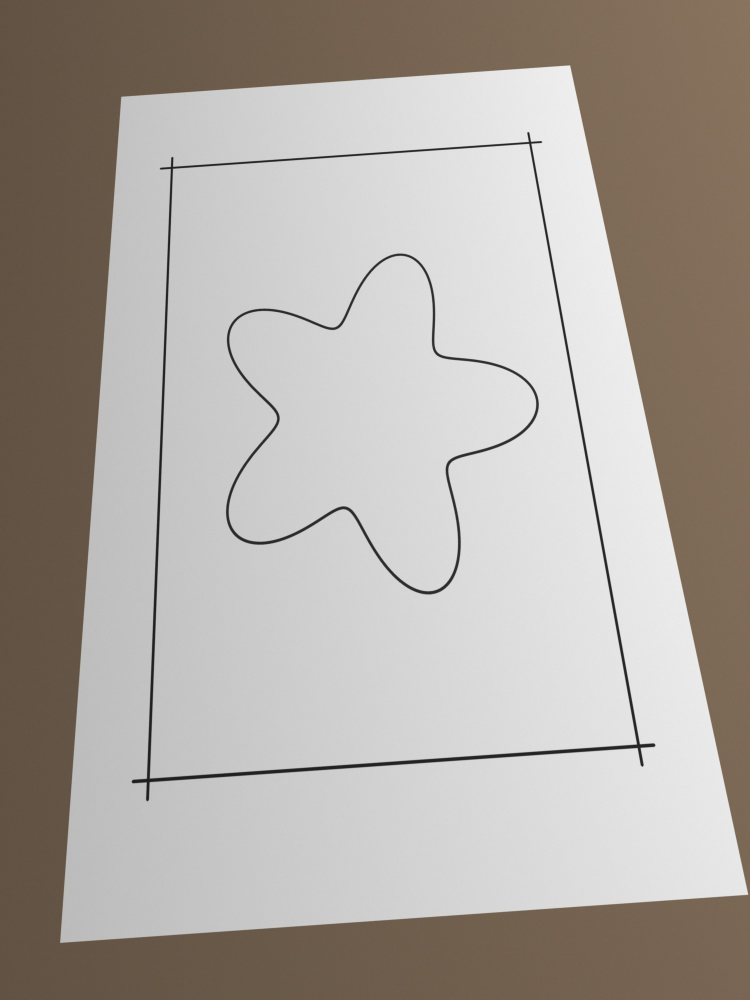
#> input picture exploraciones/css/area-marco/prueba/foto_prueba.jpg, 1500 x 2000 px (shown at 1/2 size)
$ python -i area_core.py   (imports and definitions only)
#> lines starting #> are read from the running program, lines starting #| are printed output that depends on the picture; after the words box and inside, x2 and y2 are one past the last pixel; in counts of white or black regions, pixels touching at a corner belong together
#> further down, picture is the input picture: shape (2000, 1500, 3); mean B, G, R 161.9, 168.1, 174.5
"""
Núcleo de cálculo de la aplicación «Área con marco rectangular».

Es el mismo algoritmo del cuaderno AREA_CONTORNO_BORDE_RECTANGULO.ipynb,
reorganizado en pasos para que una interfaz (web o Colab) pregunte entre
uno y otro. No depende de Colab. Solo usa numpy y OpenCV.

Flujo:
    med = Medicion(imagen_bgr)        # umbral adaptativo
    med.detectar()                    # anillos y candidatos a marco
    med.opcion_marco(i)               # imagen con el candidato i
    med.confirmar_marco(i)            # ajusta esquinas, busca figuras
    med.opcion_figura(j)              # imagen con la figura j
    med.calcular(j, LADO_1_MM, LADO_2_MM)
"""

import cv2
import numpy as np

# ==============================
# PARÁMETROS
# ==============================

UMBRAL_BLOQUE = 31
UMBRAL_C = 6
AREA_MIN_CONTORNO = 100
CELDA_MM = 5.0
RESOLUCION_VISTA = 4.0
LADO_MAX_PRESENTACION = 1200   # px del lado mayor de las imágenes que se muestran
CALIDAD_JPEG = 85


# ==============================
# FUNCIONES GEOMÉTRICAS
# ==============================

# [81 lines left out: functions area_poligono, transformar, ordenar_esquinas, ajustar_recta, interseccion, validar_lado and 1 more, not called in this run]


# ==============================
# MEDICIÓN
# ==============================

class Medicion:

    def __init__(self, imagen):
        if imagen is None or imagen.ndim != 3 or imagen.shape[2] != 3:
            raise ValueError("La fotografía no se pudo leer.")
        self.imagen = imagen
        self.alto, self.ancho = imagen.shape[:2]
#> self.alto = 2000; self.ancho = 1500
        # Trazo de las líneas de selección proporcional a la foto,
        # para que se vean en la pantalla de un celular.
        self.trazo = max(3, round(max(self.alto, self.ancho) / 250))
#> self.trazo = 8

        # No se cierran aberturas automáticamente.
        gris = cv2.GaussianBlur(cv2.cvtColor(imagen, cv2.COLOR_BGR2GRAY), (5, 5), 0)
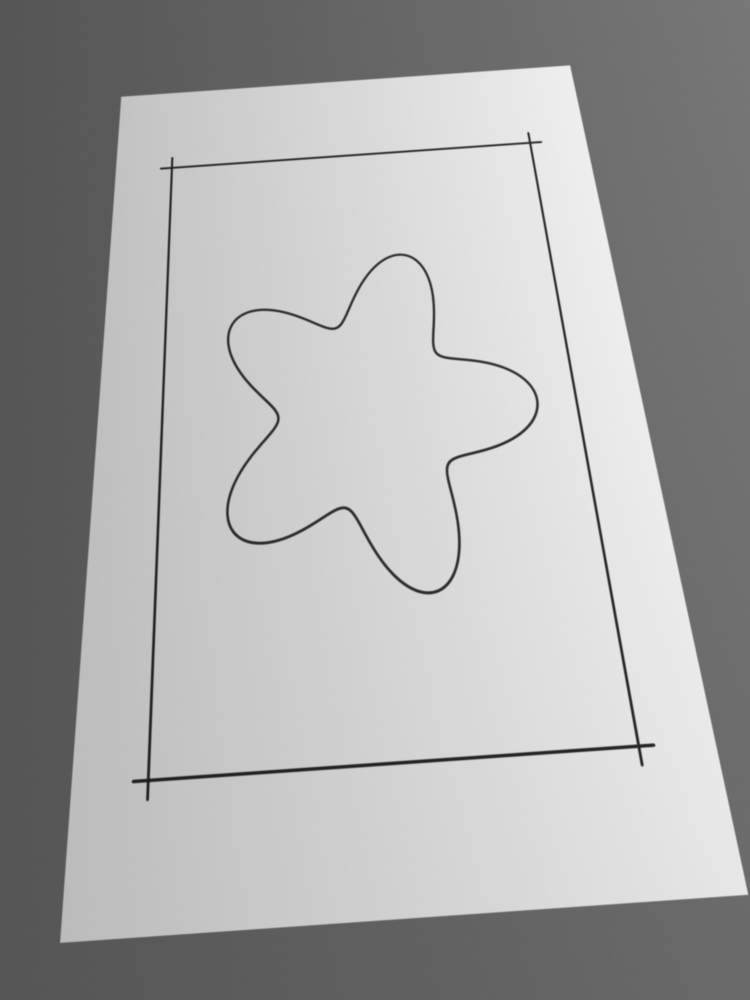
#> gris: shape (2000, 1500) (shown at 1/2 size); min 30, max 239, mean 169.3
        self.binaria = cv2.adaptiveThreshold(
            gris, 255, cv2.ADAPTIVE_THRESH_GAUSSIAN_C, cv2.THRESH_BINARY_INV,
            UMBRAL_BLOQUE, UMBRAL_C,
        )
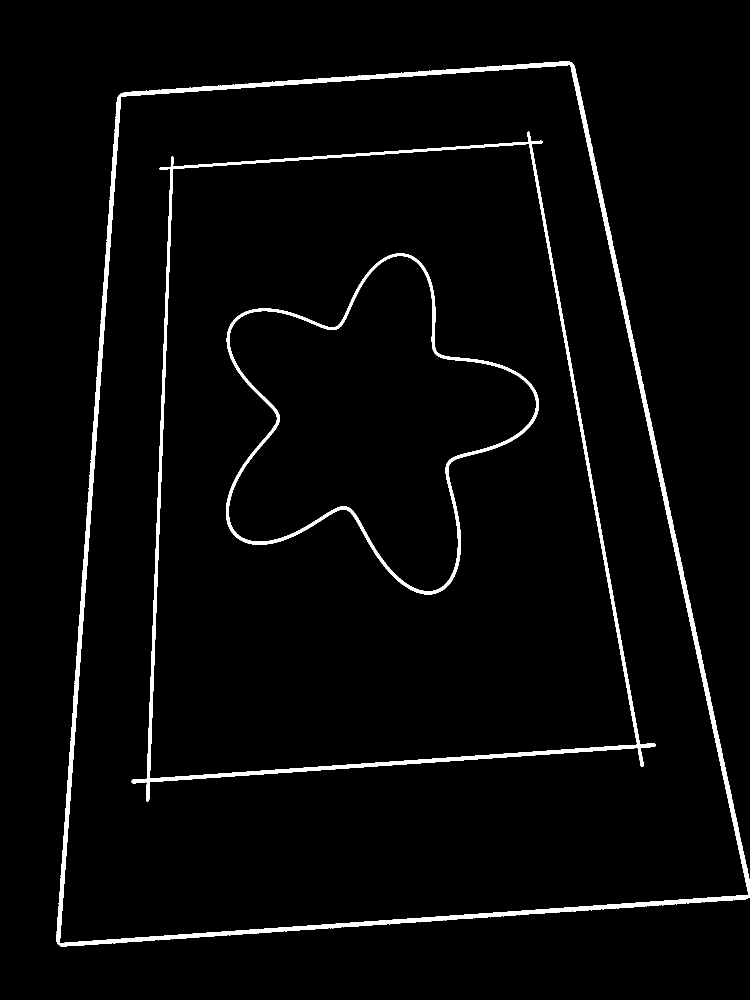
#> self.binaria: shape (2000, 1500) (shown at 1/2 size); 2.9% white; 3 white regions

    # [7 lines left out: function desde_rgba, not called in this run]

    # ------------------------------
    # Detectar trazos y candidatos a marco
    # ------------------------------

    def detectar(self):
        cs, jerarquia = cv2.findContours(
            self.binaria, cv2.RETR_CCOMP, cv2.CHAIN_APPROX_NONE
        )
#> cs = 6 contours; box (x1, y1, x2, y2) and area: (113, 123, 1500, 1894) 1959800, (118, 129, 1498, 1888) 1918516, (263, 263, 1311, 1603) 1048714, (298, 287, 1275, 1558) 1026532, (452, 507, 1078, 1189) 238456, (457, 511, 1073, 1183) 226239; jerarquia = [[2, -1, 1, -1], [-1, -1, -1, 0], [4, 0, 3, -1], [-1, -1, -1, 2], [-1, 2, 5, -1], [-1, -1, -1, 4]]
        if jerarquia is None:
            raise ValueError("No se detectaron trazos. Revisa la foto y el umbral.")

        jerarquia = jerarquia[0]
        anillos = {}

        for i in range(len(cs)):
            if jerarquia[i][3] != -1:
                continue
            huecos = []
            j = int(jerarquia[i][2])
            while j != -1:
                if cv2.contourArea(cs[j]) > AREA_MIN_CONTORNO:
                    huecos.append(j)
                j = int(jerarquia[j][0])
            if huecos:
                anillos[i] = sorted(
                    huecos, key=lambda j: cv2.contourArea(cs[j]), reverse=True
                )
#> this loop made 6 passes
#> after the loop, anillos = {0: [1], 2: [3], 4: [5]}

        candidatos = []
        for i, huecos in anillos.items():
            hueco = cs[huecos[0]]
            aproximacion = cv2.approxPolyDP(
                hueco, 0.02 * cv2.arcLength(hueco, True), True
            )
            if (
                len(aproximacion) == 4
                and cv2.isContourConvex(aproximacion)
                and cv2.contourArea(hueco) > 0.05 * self.alto * self.ancho
            ):
                candidatos.append((i, aproximacion.reshape(4, 2).astype(float)))
#> this loop made 3 passes
#> (i, huecos, aproximacion) on passes 2 to 3: (2, [3], [[1057, 287], [1274, 1488], [300, 1557], [345, 338]]), (4, [5], [[1139, 129], [1497, 1789], [121, 1887], [241, 193]])
#> after the loop, candidatos = [(2, [[1057, 287], [1274, 1488], [300, 1557], [345, 338]]), (4, [[1139, 129], [1497, 1789], [121, 1887], [241, 193]])]

        candidatos.sort(key=lambda par: cv2.contourArea(cs[anillos[par[0]][0]]), reverse=True)

        if not candidatos:
            raise ValueError(
                "No se encontró un marco cerrado de cuatro lados. "
                "Cruza sus líneas en las esquinas y revisa la foto."
            )

        self.cs = cs
#> self.cs has the same summary as cs
        self.anillos = anillos
#> self.anillos = {0: [1], 2: [3], 4: [5]}
        self.candidatos = candidatos
#> self.candidatos = [(4, [[1139, 129], [1497, 1789], [121, 1887], [241, 193]]), (2, [[1057, 287], [1274, 1488], [300, 1557], [345, 338]])]
        return len(candidatos)

    def imagen_binaria(self):
        return codificar(self.binaria)

    # [4 lines left out: function _dibujar, not called in this run]

    def opcion_marco(self, indice):
        return self._dibujar(self.cs[self.candidatos[indice][0]])

    # ------------------------------
    # Confirmar el marco y ajustar las esquinas
    # ------------------------------

    # [63 lines left out: function confirmar_marco, not called in this run]

    def opcion_figura(self, posicion):
        return self._dibujar(self.cs[self.interiores[posicion]])

    # ------------------------------
    # Calcular el área
    # ------------------------------

    # [76 lines left out: function calcular, not called in this run]

>>> import cv2
>>> picture = cv2.imread('prueba/foto_prueba.jpg')
>>> result = Medicion(picture).detectar()
#> result = 2
